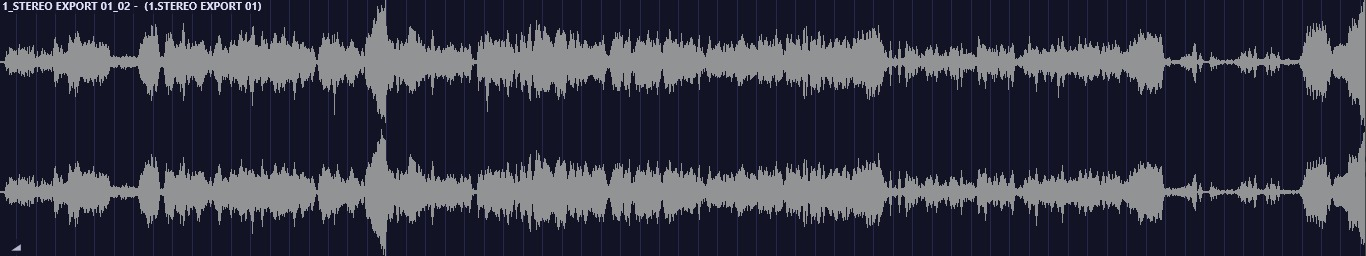
#> input picture scripts/pista-sonora-sursa.jpg, 1366 x 256 px, found by its file name
$ python pista-sonora.py scripts/pista-sonora-sursa.jpg public/assets/ui/soundtrack.webp
#> lines starting #> are read from the running program, lines starting #| are printed output that depends on the picture; after the words box and inside, x2 and y2 are one past the last pixel; in counts of white or black regions, pixels touching at a corner belong together
"""Pista sonoră — banda din vizor, din forma de undă stereo trimisă de Ștefan (02.11.2026, a doua).
Generează public/assets/ui/soundtrack.webp:
    python3 scripts/pista-sonora.py scripts/pista-sonora-sursa.jpg public/assets/ui/soundtrack.webp

Ca pista optică stereo de pe pelicula de 35 mm: două piste una lângă alta,
L în stânga și R în dreapta, fiecare cu linia ei de zero.

Nu redimensionăm captura (asta o făcea să pară în rezoluție mică). Din fiecare
coloană a capturii citim cât urcă și cât coboară forma de undă față de zero
(cu precizie sub un pixel, din antialias), apoi o desenăm din nou, curat,
la 3× (Retina), cu margini netede.

Timpul: 1 coloană din captură = 1 px CSS. Lățimea benzii: 36 px CSS =
1 px margine · 16 px L · 2 px între piste · 16 px R · 1 px margine.
Tile-ul = forma de undă + aceeași, oglindită → se repetă fără cusătură.
TILE (afișat la final) trebuie să fie egal cu BAND_TILE din containers/LandingHero/index.tsx."""
import sys
import numpy as np
from PIL import Image

SCALE = 3                       # pixeli de imagine pe px CSS
BAND = 36                       # lățimea benzii, px CSS
CH_HALF = 8.0                   # jumătate din lățimea unei piste, px CSS
CENTERS = (9.0, 27.0)           # linia de zero a lui L și a lui R, px CSS
MIN_HALF = 0.3                  # linia de zero rămâne vizibilă în liniște, px CSS

src, dst = sys.argv[1], sys.argv[2]
im = np.array(Image.open(src).convert('RGB')).astype(float)
H, W = im.shape[:2]
#> H = 256; W = 1366

# 0 = fundalul (bleumarin, cu grila), 1 = forma de undă (gri)
bg, wv = np.array([18, 19, 40.]), np.array([146, 147, 150.])
d = wv - bg
t = np.clip(((im - bg) @ d) / (d @ d), 0, 1)
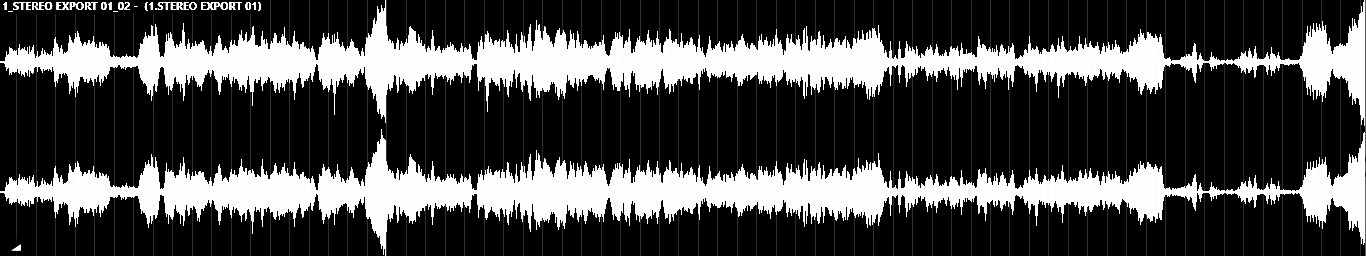
#> t: shape (256, 1366) float64; min 0, max 1, mean 0.278
# fără titlul pistei (stânga-sus) și triunghiul din colțul stânga-jos
t[:10, :280] = 0
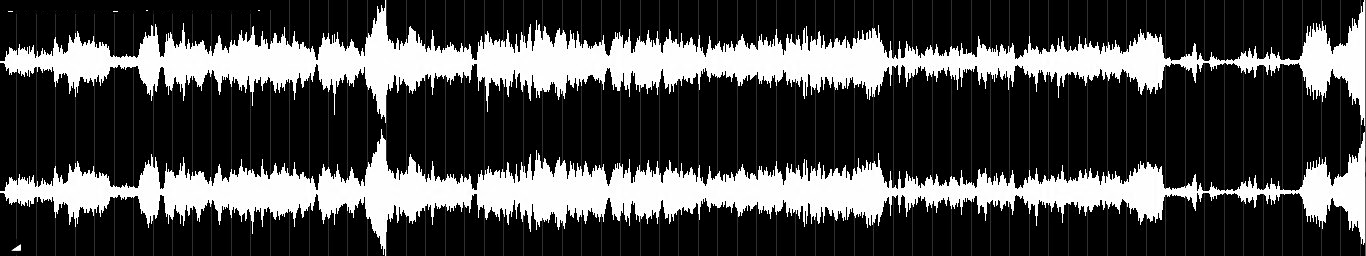
#> t: shape (256, 1366) float64; 0.51% of pixels changed, all inside (x1, y1, x2, y2) = (0, 0, 272, 10)
t[236:, :30] = 0
#> t: shape (256, 1366) float64; 0.04% of pixels changed, all inside (x1, y1, x2, y2) = (8, 236, 24, 256)

def envelope(r0, r1):
    """cât urcă (sus) și cât coboară (jos) forma de undă față de zero, pe fiecare coloană"""
#> called with r0 = 0, r1 = 126
    ch = t[r0:r1]
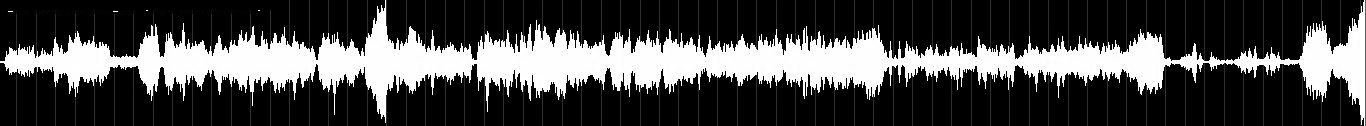
#> ch: shape (126, 1366) float64; min 0, max 1, mean 0.282
    rows = np.arange(r0, r1)[:, None] + 0.5
    # zero = mijlocul formei de undă în coloanele liniștite
    quiet = ch.sum(0) < 4
    zero = np.median(((ch * rows).sum(0) / np.maximum(ch.sum(0), 1e-6))[quiet])
#> zero = 61.83
    up = (ch * np.clip(zero - (rows - 0.5), 0, 1)).sum(0)
#> up = 1366 values, max 61.64 at index 385, min 0.811 at index 1225, mean 17.38
    down = (ch * np.clip((rows + 0.5) - zero, 0, 1)).sum(0)
#> down = 1366 values, max 63.99 at index 1364, min 1.16 at index 1208, mean 18.1
    return up, down

chans = [envelope(0, 126), envelope(127, 252)]
#> call 2 of envelope, with r0 = 127, r1 = 252
#> in envelope (call 2), `ch = t[r0:r1]`:
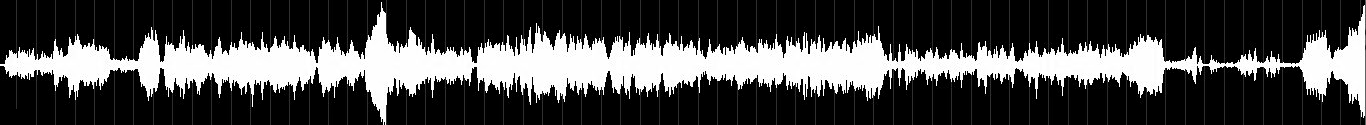
#> ch: shape (125, 1366) float64; min 0, max 1, mean 0.28
#> in envelope (call 2), `zero = np.median(((ch * rows).sum(0) / np.maximum(ch.sum(0), 1e-6))[qu..`: zero = 192
#> in envelope (call 2), `up = (ch * np.clip(zero - (rows - 0.5), 0, 1)).sum(0)`: up = 1366 values, max 62.8 at index 381, min 1 at index 1291, mean 17.31
#> in envelope (call 2), `down = (ch * np.clip((rows + 0.5) - zero, 0, 1)).sum(0)`: down = 1366 values, max 59.73 at index 383, min 0.997 at index 1291, mean 17.64
peak = max(max(u.max(), d_.max()) for u, d_ in chans)
#> peak = 63.99
k = CH_HALF / peak
#> k = 0.125

# tile-ul: forma de undă + aceeași, oglindită
n = W
#> n = 1366
tile = 2 * n
#> tile = 2732
ys = (np.arange(tile * SCALE) + 0.5) / SCALE            # timpul, în px CSS
#> ys = 8196 values from 0.167 to 2731.8
s = np.where(ys < n, ys, 2 * n - ys) - 0.5              # coloana din captură (oglindit în a doua jumătate)
s = np.clip(s, 0, n - 1)
i0 = np.floor(s).astype(int)
i1 = np.minimum(i0 + 1, n - 1)
f = s - i0

xs = (np.arange(BAND * SCALE) + 0.5) / SCALE            # px CSS, centrul fiecărui pixel
a = np.zeros((tile * SCALE, BAND * SCALE))
for (up, down), c in zip(chans, CENTERS):
    u = np.maximum((up[i0] * (1 - f) + up[i1] * f) * k, MIN_HALF)
    dn = np.maximum((down[i0] * (1 - f) + down[i1] * f) * k, MIN_HALF)
    left, right = c - u, c + dn                          # sus → stânga, jos → dreapta
    px = 1 / SCALE                                       # antialias: un pixel de imagine
    cov = np.clip((xs[None, :] - left[:, None]) / px + 0.5, 0, 1) * \
          np.clip((right[:, None] - xs[None, :]) / px + 0.5, 0, 1)
    a = np.maximum(a, cov)
#> this loop made 2 passes
#> (c, px) on passes 1 to 2: (9, 0.333), (27, 0.333)

lo, hi = np.array([11, 10, 9.]), np.array([244, 241, 234.])   # negrul și albul benzii
rgb = (lo + (hi - lo) * a[..., None]).round().astype(np.uint8)
Image.fromarray(rgb, 'RGB').save(dst, lossless=True, quality=100, method=6)
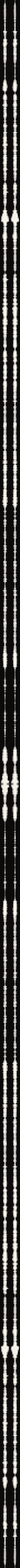
#> saved as soundtrack.webp: PIL image 108x8196 RGB (shown at 1/6 size); mean R, G, B 68, 66.6, 64.1
print('TILE', tile, 'px CSS ·', rgb.shape[1], '×', rgb.shape[0], 'px')
#| TILE 2732 px CSS · 108 × 8196 px
